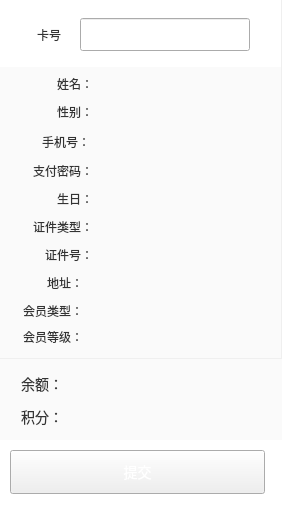
<?xml version="1.0" encoding="UTF-8"?>
<ui version="4.0">
 <class>ReplaceCardWidget</class>
 <widget class="QWidget" name="ReplaceCardWidget">
  <property name="geometry">
   <rect>
    <x>0</x>
    <y>0</y>
    <width>282</width>
    <height>506</height>
   </rect>
  </property>
  <property name="minimumSize">
   <size>
    <width>282</width>
    <height>506</height>
   </size>
  </property>
  <property name="windowTitle">
   <string>ReplaceCardWidget</string>
  </property>
  <widget class="QWidget" name="widget" native="true">
   <property name="geometry">
    <rect>
     <x>0</x>
     <y>0</y>
     <width>281</width>
     <height>67</height>
    </rect>
   </property>
   <property name="styleSheet">
    <string notr="true">QWidget#widget {
	background-color: rgb(255, 255, 255);
}</string>
   </property>
   <widget class="QLineEdit" name="cardIdEdit">
    <property name="geometry">
     <rect>
      <x>80</x>
      <y>18</y>
      <width>170</width>
      <height>33</height>
     </rect>
    </property>
    <property name="styleSheet">
     <string notr="true">font:12px;
font-family:&quot;微软雅黑&quot;;
color: rgb(51, 51, 51);</string>
    </property>
   </widget>
   <widget class="QLabel" name="cardIdLabel">
    <property name="geometry">
     <rect>
      <x>20</x>
      <y>18</y>
      <width>41</width>
      <height>33</height>
     </rect>
    </property>
    <property name="styleSheet">
     <string notr="true">font:12px;
font-family:&quot;微软雅黑&quot;;
color: rgb(51, 51, 51);</string>
    </property>
    <property name="text">
     <string>卡号</string>
    </property>
    <property name="alignment">
     <set>Qt::AlignRight|Qt::AlignTrailing|Qt::AlignVCenter</set>
    </property>
   </widget>
   <widget class="QLabel" name="warningLabel">
    <property name="geometry">
     <rect>
      <x>80</x>
      <y>50</y>
      <width>171</width>
      <height>16</height>
     </rect>
    </property>
    <property name="styleSheet">
     <string notr="true">font:12px;
font-family:&quot;微软雅黑&quot;;
color: rgb(249, 79, 79);</string>
    </property>
    <property name="text">
     <string/>
    </property>
   </widget>
  </widget>
  <widget class="QWidget" name="widget_2" native="true">
   <property name="geometry">
    <rect>
     <x>0</x>
     <y>67</y>
     <width>281</width>
     <height>291</height>
    </rect>
   </property>
   <property name="styleSheet">
    <string notr="true">QWidget#widget_2 {	
	background-color: rgb(250, 250, 250);
}</string>
   </property>
   <widget class="QLabel" name="documentIdLabel">
    <property name="geometry">
     <rect>
      <x>13</x>
      <y>178</y>
      <width>80</width>
      <height>20</height>
     </rect>
    </property>
    <property name="font">
     <font>
      <family>微软雅黑</family>
      <pointsize>-1</pointsize>
      <weight>50</weight>
      <italic>false</italic>
      <bold>false</bold>
     </font>
    </property>
    <property name="styleSheet">
     <string notr="true">font:12px;
font-family:&quot;微软雅黑&quot;;
color: rgb(51, 51, 51);</string>
    </property>
    <property name="text">
     <string>证件号：</string>
    </property>
    <property name="alignment">
     <set>Qt::AlignRight|Qt::AlignTrailing|Qt::AlignVCenter</set>
    </property>
   </widget>
   <widget class="QLabel" name="payPwdValueLabel">
    <property name="geometry">
     <rect>
      <x>100</x>
      <y>94</y>
      <width>175</width>
      <height>20</height>
     </rect>
    </property>
    <property name="font">
     <font>
      <family>微软雅黑</family>
      <pointsize>-1</pointsize>
      <weight>50</weight>
      <italic>false</italic>
      <bold>false</bold>
     </font>
    </property>
    <property name="styleSheet">
     <string notr="true">font:12px;
font-family:&quot;微软雅黑&quot;;
color: rgb(51, 51, 51);</string>
    </property>
    <property name="text">
     <string/>
    </property>
   </widget>
   <widget class="QLabel" name="payPwdLabel">
    <property name="geometry">
     <rect>
      <x>13</x>
      <y>94</y>
      <width>80</width>
      <height>20</height>
     </rect>
    </property>
    <property name="font">
     <font>
      <family>微软雅黑</family>
      <pointsize>-1</pointsize>
      <weight>50</weight>
      <italic>false</italic>
      <bold>false</bold>
     </font>
    </property>
    <property name="styleSheet">
     <string notr="true">font:12px;
font-family:&quot;微软雅黑&quot;;
color: rgb(51, 51, 51);</string>
    </property>
    <property name="text">
     <string>支付密码：</string>
    </property>
    <property name="alignment">
     <set>Qt::AlignRight|Qt::AlignTrailing|Qt::AlignVCenter</set>
    </property>
   </widget>
   <widget class="QLabel" name="nameQueryLabel">
    <property name="geometry">
     <rect>
      <x>13</x>
      <y>2</y>
      <width>80</width>
      <height>30</height>
     </rect>
    </property>
    <property name="font">
     <font>
      <family>微软雅黑</family>
      <pointsize>-1</pointsize>
      <weight>50</weight>
      <italic>false</italic>
      <bold>false</bold>
     </font>
    </property>
    <property name="styleSheet">
     <string notr="true">font:12px;
font-family:&quot;微软雅黑&quot;;
color: rgb(51, 51, 51);</string>
    </property>
    <property name="text">
     <string>姓名：</string>
    </property>
    <property name="alignment">
     <set>Qt::AlignRight|Qt::AlignTrailing|Qt::AlignVCenter</set>
    </property>
   </widget>
   <widget class="QLabel" name="phoneValueQueryLabel">
    <property name="geometry">
     <rect>
      <x>100</x>
      <y>65</y>
      <width>175</width>
      <height>20</height>
     </rect>
    </property>
    <property name="font">
     <font>
      <family>微软雅黑</family>
      <pointsize>-1</pointsize>
      <weight>50</weight>
      <italic>false</italic>
      <bold>false</bold>
     </font>
    </property>
    <property name="styleSheet">
     <string notr="true">font:12px;
font-family:&quot;微软雅黑&quot;;
color: rgb(51, 51, 51);</string>
    </property>
    <property name="text">
     <string/>
    </property>
   </widget>
   <widget class="QLabel" name="sexQueryLabel">
    <property name="geometry">
     <rect>
      <x>13</x>
      <y>35</y>
      <width>80</width>
      <height>20</height>
     </rect>
    </property>
    <property name="font">
     <font>
      <family>微软雅黑</family>
      <pointsize>-1</pointsize>
      <weight>50</weight>
      <italic>false</italic>
      <bold>false</bold>
     </font>
    </property>
    <property name="styleSheet">
     <string notr="true">font:12px;
font-family:&quot;微软雅黑&quot;;
color: rgb(51, 51, 51);</string>
    </property>
    <property name="text">
     <string>性别：</string>
    </property>
    <property name="alignment">
     <set>Qt::AlignRight|Qt::AlignTrailing|Qt::AlignVCenter</set>
    </property>
   </widget>
   <widget class="QLabel" name="phoneQueryLabel">
    <property name="geometry">
     <rect>
      <x>10</x>
      <y>65</y>
      <width>80</width>
      <height>20</height>
     </rect>
    </property>
    <property name="font">
     <font>
      <family>微软雅黑</family>
      <pointsize>-1</pointsize>
      <weight>50</weight>
      <italic>false</italic>
      <bold>false</bold>
     </font>
    </property>
    <property name="styleSheet">
     <string notr="true">font:12px;
font-family:&quot;微软雅黑&quot;;
color: rgb(51, 51, 51);</string>
    </property>
    <property name="text">
     <string>手机号：</string>
    </property>
    <property name="alignment">
     <set>Qt::AlignRight|Qt::AlignTrailing|Qt::AlignVCenter</set>
    </property>
   </widget>
   <widget class="QLabel" name="birthdayValueLabel">
    <property name="geometry">
     <rect>
      <x>100</x>
      <y>122</y>
      <width>175</width>
      <height>20</height>
     </rect>
    </property>
    <property name="font">
     <font>
      <family>微软雅黑</family>
      <pointsize>-1</pointsize>
      <weight>50</weight>
      <italic>false</italic>
      <bold>false</bold>
     </font>
    </property>
    <property name="styleSheet">
     <string notr="true">font:12px;
font-family:&quot;微软雅黑&quot;;
color: rgb(51, 51, 51);</string>
    </property>
    <property name="text">
     <string/>
    </property>
   </widget>
   <widget class="QLabel" name="nameValueQueryLabel">
    <property name="geometry">
     <rect>
      <x>100</x>
      <y>2</y>
      <width>175</width>
      <height>30</height>
     </rect>
    </property>
    <property name="font">
     <font>
      <family>微软雅黑</family>
      <pointsize>-1</pointsize>
      <weight>75</weight>
      <italic>false</italic>
      <bold>true</bold>
     </font>
    </property>
    <property name="styleSheet">
     <string notr="true">font:14px;
font:bold;
font-family:&quot;微软雅黑&quot;;
color: rgb(51, 51, 51);</string>
    </property>
    <property name="text">
     <string/>
    </property>
   </widget>
   <widget class="QLabel" name="birthdayLabel">
    <property name="geometry">
     <rect>
      <x>13</x>
      <y>122</y>
      <width>80</width>
      <height>20</height>
     </rect>
    </property>
    <property name="font">
     <font>
      <family>微软雅黑</family>
      <pointsize>-1</pointsize>
      <weight>50</weight>
      <italic>false</italic>
      <bold>false</bold>
     </font>
    </property>
    <property name="styleSheet">
     <string notr="true">font:12px;
font-family:&quot;微软雅黑&quot;;
color: rgb(51, 51, 51);</string>
    </property>
    <property name="text">
     <string>生日：</string>
    </property>
    <property name="alignment">
     <set>Qt::AlignRight|Qt::AlignTrailing|Qt::AlignVCenter</set>
    </property>
   </widget>
   <widget class="QLabel" name="documentTypeValueLabel">
    <property name="geometry">
     <rect>
      <x>100</x>
      <y>150</y>
      <width>175</width>
      <height>20</height>
     </rect>
    </property>
    <property name="font">
     <font>
      <family>微软雅黑</family>
      <pointsize>-1</pointsize>
      <weight>75</weight>
      <italic>false</italic>
      <bold>true</bold>
     </font>
    </property>
    <property name="styleSheet">
     <string notr="true">font:12px;
font:bold;
font-family:&quot;微软雅黑&quot;;
color: rgb(51, 51, 51);</string>
    </property>
    <property name="text">
     <string/>
    </property>
   </widget>
   <widget class="QLabel" name="sexValueQueryLabel">
    <property name="geometry">
     <rect>
      <x>100</x>
      <y>35</y>
      <width>175</width>
      <height>20</height>
     </rect>
    </property>
    <property name="font">
     <font>
      <family>微软雅黑</family>
      <pointsize>-1</pointsize>
      <weight>50</weight>
      <italic>false</italic>
      <bold>false</bold>
     </font>
    </property>
    <property name="styleSheet">
     <string notr="true">font:12px;
font-family:&quot;微软雅黑&quot;;
color: rgb(51, 51, 51);</string>
    </property>
    <property name="text">
     <string/>
    </property>
   </widget>
   <widget class="QLabel" name="documentTypeLabel">
    <property name="geometry">
     <rect>
      <x>13</x>
      <y>150</y>
      <width>80</width>
      <height>20</height>
     </rect>
    </property>
    <property name="font">
     <font>
      <family>微软雅黑</family>
      <pointsize>-1</pointsize>
      <weight>50</weight>
      <italic>false</italic>
      <bold>false</bold>
     </font>
    </property>
    <property name="styleSheet">
     <string notr="true">font:12px;
font-family:&quot;微软雅黑&quot;;
color: rgb(51, 51, 51);</string>
    </property>
    <property name="text">
     <string>证件类型：</string>
    </property>
    <property name="alignment">
     <set>Qt::AlignRight|Qt::AlignTrailing|Qt::AlignVCenter</set>
    </property>
   </widget>
   <widget class="QLabel" name="documentIdValueLabel">
    <property name="geometry">
     <rect>
      <x>100</x>
      <y>178</y>
      <width>175</width>
      <height>20</height>
     </rect>
    </property>
    <property name="font">
     <font>
      <family>微软雅黑</family>
      <pointsize>-1</pointsize>
      <weight>75</weight>
      <italic>false</italic>
      <bold>true</bold>
     </font>
    </property>
    <property name="styleSheet">
     <string notr="true">font:12px;
font:bold;
font-family:&quot;微软雅黑&quot;;
color: rgb(51, 51, 51);</string>
    </property>
    <property name="text">
     <string/>
    </property>
   </widget>
   <widget class="QLabel" name="addressValueLabel">
    <property name="geometry">
     <rect>
      <x>90</x>
      <y>206</y>
      <width>175</width>
      <height>20</height>
     </rect>
    </property>
    <property name="font">
     <font>
      <family>微软雅黑</family>
      <pointsize>-1</pointsize>
      <weight>75</weight>
      <italic>false</italic>
      <bold>true</bold>
     </font>
    </property>
    <property name="styleSheet">
     <string notr="true">font:12px;
font:bold;
font-family:&quot;微软雅黑&quot;;
color: rgb(51, 51, 51);</string>
    </property>
    <property name="text">
     <string/>
    </property>
   </widget>
   <widget class="QLabel" name="memGradeLabel">
    <property name="geometry">
     <rect>
      <x>3</x>
      <y>260</y>
      <width>80</width>
      <height>20</height>
     </rect>
    </property>
    <property name="font">
     <font>
      <family>微软雅黑</family>
      <pointsize>-1</pointsize>
      <weight>50</weight>
      <italic>false</italic>
      <bold>false</bold>
     </font>
    </property>
    <property name="styleSheet">
     <string notr="true">font:12px;
font-family:&quot;微软雅黑&quot;;
color: rgb(51, 51, 51);</string>
    </property>
    <property name="text">
     <string>会员等级：</string>
    </property>
    <property name="alignment">
     <set>Qt::AlignRight|Qt::AlignTrailing|Qt::AlignVCenter</set>
    </property>
   </widget>
   <widget class="QLabel" name="memGradeValueLabel">
    <property name="geometry">
     <rect>
      <x>90</x>
      <y>260</y>
      <width>175</width>
      <height>20</height>
     </rect>
    </property>
    <property name="font">
     <font>
      <family>微软雅黑</family>
      <pointsize>-1</pointsize>
      <weight>75</weight>
      <italic>false</italic>
      <bold>true</bold>
     </font>
    </property>
    <property name="styleSheet">
     <string notr="true">font:12px;
font:bold;
font-family:&quot;微软雅黑&quot;;
color: rgb(51, 51, 51);</string>
    </property>
    <property name="text">
     <string/>
    </property>
   </widget>
   <widget class="QLabel" name="addressLabel">
    <property name="geometry">
     <rect>
      <x>3</x>
      <y>206</y>
      <width>80</width>
      <height>20</height>
     </rect>
    </property>
    <property name="font">
     <font>
      <family>微软雅黑</family>
      <pointsize>-1</pointsize>
      <weight>50</weight>
      <italic>false</italic>
      <bold>false</bold>
     </font>
    </property>
    <property name="styleSheet">
     <string notr="true">font:12px;
font-family:&quot;微软雅黑&quot;;
color: rgb(51, 51, 51);</string>
    </property>
    <property name="text">
     <string>地址：</string>
    </property>
    <property name="alignment">
     <set>Qt::AlignRight|Qt::AlignTrailing|Qt::AlignVCenter</set>
    </property>
   </widget>
   <widget class="QLabel" name="memTypeLabel">
    <property name="geometry">
     <rect>
      <x>3</x>
      <y>234</y>
      <width>80</width>
      <height>20</height>
     </rect>
    </property>
    <property name="font">
     <font>
      <family>微软雅黑</family>
      <pointsize>-1</pointsize>
      <weight>50</weight>
      <italic>false</italic>
      <bold>false</bold>
     </font>
    </property>
    <property name="styleSheet">
     <string notr="true">font:12px;
font-family:&quot;微软雅黑&quot;;
color: rgb(51, 51, 51);</string>
    </property>
    <property name="text">
     <string>会员类型：</string>
    </property>
    <property name="alignment">
     <set>Qt::AlignRight|Qt::AlignTrailing|Qt::AlignVCenter</set>
    </property>
   </widget>
   <widget class="QLabel" name="memTypeValueLabel">
    <property name="geometry">
     <rect>
      <x>90</x>
      <y>234</y>
      <width>175</width>
      <height>20</height>
     </rect>
    </property>
    <property name="font">
     <font>
      <family>微软雅黑</family>
      <pointsize>-1</pointsize>
      <weight>75</weight>
      <italic>false</italic>
      <bold>true</bold>
     </font>
    </property>
    <property name="styleSheet">
     <string notr="true">font:12px;
font:bold;
font-family:&quot;微软雅黑&quot;;
color: rgb(51, 51, 51);</string>
    </property>
    <property name="text">
     <string/>
    </property>
   </widget>
  </widget>
  <widget class="QWidget" name="widget_6" native="true">
   <property name="geometry">
    <rect>
     <x>0</x>
     <y>359</y>
     <width>282</width>
     <height>82</height>
    </rect>
   </property>
   <property name="minimumSize">
    <size>
     <width>282</width>
     <height>82</height>
    </size>
   </property>
   <property name="styleSheet">
    <string notr="true">background-color: rgb(250, 250, 250);</string>
   </property>
   <widget class="QLabel" name="balanceLabel">
    <property name="geometry">
     <rect>
      <x>3</x>
      <y>10</y>
      <width>60</width>
      <height>30</height>
     </rect>
    </property>
    <property name="font">
     <font>
      <family>微软雅黑</family>
      <pointsize>-1</pointsize>
      <weight>50</weight>
      <italic>false</italic>
      <bold>false</bold>
     </font>
    </property>
    <property name="styleSheet">
     <string notr="true">font:14px;
font-family:&quot;微软雅黑&quot;;
color: rgb(51, 51, 51);</string>
    </property>
    <property name="text">
     <string>余额：</string>
    </property>
    <property name="alignment">
     <set>Qt::AlignRight|Qt::AlignTrailing|Qt::AlignVCenter</set>
    </property>
   </widget>
   <widget class="QLabel" name="integValueLabel">
    <property name="geometry">
     <rect>
      <x>90</x>
      <y>43</y>
      <width>175</width>
      <height>30</height>
     </rect>
    </property>
    <property name="font">
     <font>
      <family>微软雅黑</family>
      <pointsize>-1</pointsize>
      <weight>75</weight>
      <italic>false</italic>
      <bold>true</bold>
     </font>
    </property>
    <property name="styleSheet">
     <string notr="true">font:14px;
font:bold;
color: rgb(243, 133, 72);
font-family:&quot;微软雅黑&quot;;
</string>
    </property>
    <property name="text">
     <string/>
    </property>
    <property name="alignment">
     <set>Qt::AlignRight|Qt::AlignTrailing|Qt::AlignVCenter</set>
    </property>
   </widget>
   <widget class="QLabel" name="balanceValueLabel">
    <property name="geometry">
     <rect>
      <x>90</x>
      <y>10</y>
      <width>175</width>
      <height>30</height>
     </rect>
    </property>
    <property name="font">
     <font>
      <family>微软雅黑</family>
      <pointsize>-1</pointsize>
      <weight>75</weight>
      <italic>false</italic>
      <bold>true</bold>
     </font>
    </property>
    <property name="styleSheet">
     <string notr="true">font:18px;
font:bold;
color: rgb(243, 133, 72);
font-family:&quot;微软雅黑&quot;;</string>
    </property>
    <property name="text">
     <string/>
    </property>
    <property name="alignment">
     <set>Qt::AlignRight|Qt::AlignTrailing|Qt::AlignVCenter</set>
    </property>
   </widget>
   <widget class="QLabel" name="integLabel">
    <property name="geometry">
     <rect>
      <x>3</x>
      <y>43</y>
      <width>60</width>
      <height>30</height>
     </rect>
    </property>
    <property name="font">
     <font>
      <family>微软雅黑</family>
      <pointsize>-1</pointsize>
      <weight>50</weight>
      <italic>false</italic>
      <bold>false</bold>
     </font>
    </property>
    <property name="styleSheet">
     <string notr="true">font:14px;
font-family:&quot;微软雅黑&quot;;
color: rgb(51, 51, 51);</string>
    </property>
    <property name="text">
     <string>积分：</string>
    </property>
    <property name="alignment">
     <set>Qt::AlignRight|Qt::AlignTrailing|Qt::AlignVCenter</set>
    </property>
   </widget>
  </widget>
  <widget class="QWidget" name="widget_7" native="true">
   <property name="geometry">
    <rect>
     <x>0</x>
     <y>440</y>
     <width>282</width>
     <height>68</height>
    </rect>
   </property>
   <property name="minimumSize">
    <size>
     <width>282</width>
     <height>68</height>
    </size>
   </property>
   <property name="styleSheet">
    <string notr="true">QWidget#widget_7 {
	background-color: rgb(255, 255, 255);
}</string>
   </property>
   <widget class="QPushButton" name="commitReplaceButton">
    <property name="geometry">
     <rect>
      <x>10</x>
      <y>10</y>
      <width>255</width>
      <height>44</height>
     </rect>
    </property>
    <property name="minimumSize">
     <size>
      <width>255</width>
      <height>44</height>
     </size>
    </property>
    <property name="font">
     <font>
      <pointsize>-1</pointsize>
      <weight>50</weight>
      <italic>false</italic>
      <bold>false</bold>
     </font>
    </property>
    <property name="focusPolicy">
     <enum>Qt::NoFocus</enum>
    </property>
    <property name="styleSheet">
     <string notr="true">QPushButton#commitReplaceButton {
	font:14px;
	color: rgb(255, 255, 255);
	border-image: url(:/shareImages/sure_normal.png);
}

QPushButton#commitReplaceButton:pressed {
	border-image: url(:/shareImages/sure_press.png);
}</string>
    </property>
    <property name="text">
     <string>提交</string>
    </property>
   </widget>
  </widget>
 </widget>
 <layoutdefault spacing="6" margin="11"/>
 <resources/>
 <connections/>
</ui>
